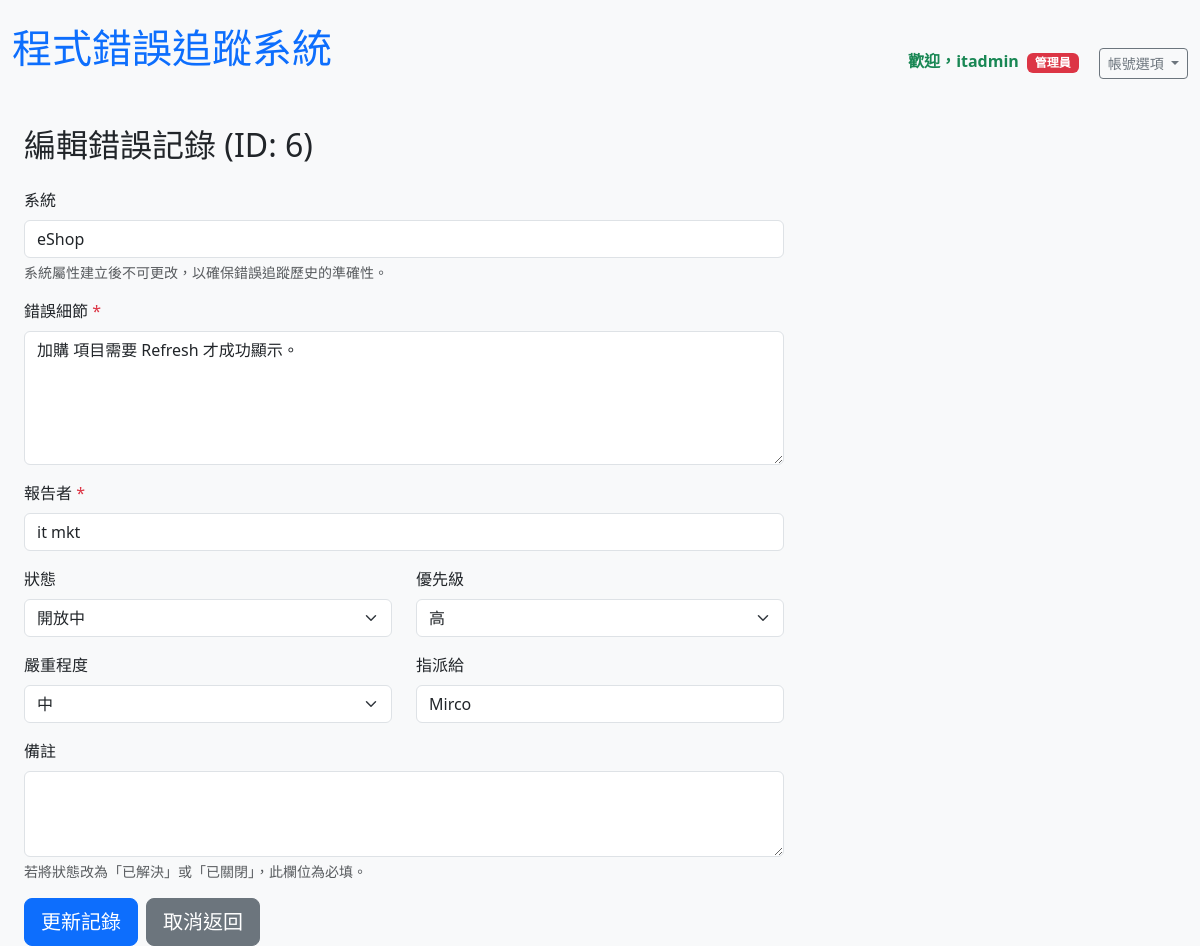
Screenshot of /edit/6 (signed in) with the database file from the repository.
### tables this page shows
CREATE TABLE users (
    id INTEGER PRIMARY KEY AUTOINCREMENT,
    username TEXT UNIQUE NOT NULL,
    password_hash TEXT NOT NULL,
    is_admin BOOLEAN DEFAULT 0
);

CREATE TABLE bugs (
    id INTEGER PRIMARY KEY AUTOINCREMENT,
    report_date DATETIME DEFAULT CURRENT_TIMESTAMP,  -- 報告時間，自動填入目前時間
    system TEXT NOT NULL,                            -- 系統或模組名稱
    bug_details TEXT NOT NULL,                       -- 錯誤詳細描述
    reported_by TEXT NOT NULL,                       -- 報告者
    status TEXT DEFAULT '開放中',                     -- 狀態：開放中、處理中、已解決、已關閉
    priority TEXT DEFAULT '中',                      -- 優先級：低、中、高
    severity TEXT DEFAULT '中',                      -- 嚴重程度：輕微、中、重大、嚴重
    assigned_to TEXT,                                -- 指派給誰（可為空）
    resolution_date DATETIME,                        -- 解決時間
    notes TEXT                                       -- 備註或更新記錄
, reported_by_user_id INTEGER REFERENCES users(id));

### app.py (the view, shortened to what this page needs)
@app.route('/edit/<int:id>', methods=['GET', 'POST'])
def edit_bug(id):
    user = get_current_user()
    if not user:
        flash('請先登入才能編輯記錄！', 'error')
        return redirect(url_for('login'))
    conn = get_db_connection()
    bug = conn.execute('SELECT * FROM bugs WHERE id = ?', (id,)).fetchone()
    conn.close()
    if bug is None:
        flash('找不到該錯誤記錄！')
        return redirect(url_for('index'))
    if bug['status'] in ['已解決', '已關閉']:
        flash(f'此錯誤記錄已「{bug["status"]}」，無法再進行編輯！', 'error')
        return redirect(url_for('index'))
    if not can_edit_or_delete(bug, user):
        flash('您沒有權限編輯此記錄！', 'error')
        return redirect(url_for('index'))
    return render_template('edit.html', bug=bug, user=user)

### app.py (called while the page is built)
def get_db_connection():
    conn = sqlite3.connect('bug_tracker.db')
    conn.row_factory = sqlite3.Row
    return conn

def get_current_user():
    if 'user_id' not in session:
        return None
    conn = get_db_connection()
    user = conn.execute('SELECT * FROM users WHERE id = ?', (session['user_id'],)).fetchone()
    conn.close()
    return user

def is_admin(user):
    return user['is_admin'] == 1 if user else False

def can_edit_or_delete(bug, user):
    if not user:
        return False
    if is_admin(user):
        return True
    return bug['reported_by_user_id'] == user['id']

### templates/edit.html (shortened to what this page needs)
{% extends "base.html" %}
{% block content %}
<div class="container mt-4">
    <h2 class="mb-4">編輯錯誤記錄 (ID: {{ bug['id'] }})</h2>
    <form method="POST">
        <div class="row">
            <div class="col-md-8">
                <div class="mb-3">
                    <label class="form-label">系統</label>
                    <input type="text" class="form-control" value="{{ bug['system'] }}" readonly>
                    <div class="form-text text-muted">
                        系統屬性建立後不可更改，以確保錯誤追蹤歷史的準確性。
                    </div>
                </div>
                <div class="mb-3">
                    <label for="bug_details" class="form-label">錯誤細節 <span class="text-danger">*</span></label>
                    <textarea class="form-control" id="bug_details" name="bug_details" rows="5" required>{{ bug['bug_details'] }}</textarea>
                </div>
                <div class="mb-3">
                    <label for="reported_by" class="form-label">報告者 <span class="text-danger">*</span></label>
                    <input type="text" class="form-control" id="reported_by" name="reported_by" value="{{ bug['reported_by'] }}" required>
                </div>
                <div class="row">
                    <div class="col-md-6">
                        <div class="mb-3">
                            <label for="status" class="form-label">狀態</label>
                            <select class="form-select" id="status" name="status">
                                <option value="開放中" {% if bug['status'] == '開放中' %}selected{% endif %}>開放中</option>
                            </select>
                        </div>
                    </div>
                    <div class="col-md-6">
                        <div class="mb-3">
                            <label for="priority" class="form-label">優先級</label>
                            <select class="form-select" id="priority" name="priority">
                                <option value="高" {% if bug['priority'] == '高' %}selected{% endif %}>高</option>
                            </select>
                        </div>
                    </div>
                </div>
                <div class="row">
                    <div class="col-md-6">
                        <div class="mb-3">
                            <label for="severity" class="form-label">嚴重程度</label>
                            <select class="form-select" id="severity" name="severity">
                                <option value="中" {% if bug['severity'] == '中' %}selected{% endif %}>中</option>
                            </select>
                        </div>
                    </div>
                    <div class="col-md-6">
                        <div class="mb-3">
                            <label for="assigned_to" class="form-label">指派給</label>
                            <input type="text" class="form-control" id="assigned_to" name="assigned_to" value="{{ bug['assigned_to'] or '' }}">
                        </div>
                    </div>
                </div>
                <div class="mb-3">
                    <label for="notes" class="form-label">備註</label>
                    <textarea class="form-control" id="notes" name="notes" rows="3">{{ bug['notes'] or '' }}</textarea>
                    <div class="form-text">若將狀態改為「已解決」或「已關閉」，此欄位為必填。</div>
                </div>
                <div class="d-flex gap-2">
                    <button type="submit" class="btn btn-primary btn-lg">更新記錄</button>
                    <a href="{{ url_for('index') }}" class="btn btn-secondary btn-lg">取消返回</a>
                </div>
            </div>
        </div>
    </form>
</div>
{% endblock %}

### templates/base.html (shortened to what this page needs)
<!DOCTYPE html>
<html lang="zh-TW">
<head>
    <link href="https://cdn.jsdelivr.net/npm/bootstrap@5.3.3/dist/css/bootstrap.min.css" rel="stylesheet">
</head>
<body>
    <div class="container mt-4">
        <div class="d-flex justify-content-between align-items-center mb-4">
            <h1>程式錯誤追蹤系統</h1>
            <div>
                {% if user %}
                    <span class="me-3 text-success fw-bold">
                        歡迎，{{ user['username'] }}
                        {% if user['is_admin'] %}<span class="badge bg-danger ms-1">管理員</span>{% endif %}
                    </span>
                    <div class="btn-group" role="group">
                        <button type="button" class="btn btn-outline-secondary btn-sm dropdown-toggle" data-bs-toggle="dropdown" aria-expanded="false">
                            帳號選項
                        </button>
                    </div>
                {% else %}
                    <a href="{{ url_for('login') }}" class="btn btn-outline-primary btn-sm">登入</a>
                {% endif %}
            </div>
        </div>
        {% block content %}{% endblock %}
    </div>
</body>
</html>

### templates/base.html (style rules this page uses)
body { background-color: #f8f9fa; }
.container { max-width: 1200px; }
h1 { margin-bottom: 30px; color: #0d6efd; }

### rows the page displays
users: username "itadmin"
bugs: id "6", system "eShop", bug_details "加購 項目需要 Refresh 才成功顯示。", reported_by "it mkt", status "開放中", priority "高", severity "中", assigned_to "Mirco"
